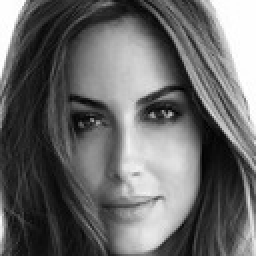
%> input picture dsp/lab4/foto.jpg, 128 x 128 px (shown 2 times larger)
$ octave task4.m   (GNU Octave 9; MATLAB toolbox functions it lacks are replaced by stand-ins)
%> lines starting %> are read from the running program, lines starting %| are printed output that depends on the picture; in (x1, y1, x2, y2) boxes, pixels count from 0 and x2, y2 are one past the last pixel; in counts of white or black regions, pixels touching at a corner belong together; the program's own positions count from 1
### dsp/lab4/imgradient.m
function g = imgradient(f, T, x_mask, y_mask)
    f = im2double(f);
    g = zeros(size(f));
    for i = 2:1:size(f,1)-1
        for j = 2:1:size(f,2)-1
            mask = f(i-1:i+1,j-1:j+1);
            gx = sum(sum(mask .* x_mask)).^2;
            gy = sum(sum(mask .* y_mask)).^2;
            t = sqrt(gx + gy);
            if (t > T)
                g(i,j) = 1;
            end
        end
    end
end

### dsp/lab4/task4.m
f = imread('foto.jpg');
%> f is the input picture: size 128x128x3 uint8; min 0, max 255, mean 104.4
f = f(:,:,2);
%> f: size 128x128 uint8

r = roberts(f, 0.1);
s = sobel(f, 0.51);
p = previtt(f, 0.3);

figure, imshow(f)
figure, imshow(r)
figure, imshow(s)
figure, imshow(p)

function g = roberts(f, T)
x_mask = [
        0 0 0
        0 -1 0
        0 0 1
        ];
y_mask = [
        0 0 0
        0 0 -1
        0 1 0
        ];
g = imgradient(f, T, x_mask, y_mask);
%> after the loop in imgradient, `for i = 2:1:size(f,1)-1`:
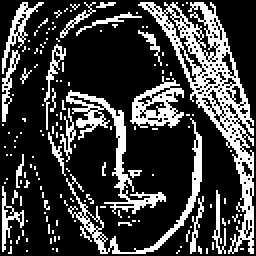
%> g: size 128x128 double (shown 2 times larger); values 0 (black) and 1 (white), 25.2% white in thin lines or dots
end

function g = sobel(f, T)
x_mask = [
        -1 -2 -1
        0 0 0
        1 2 1
        ];
y_mask = [
        -1 0 1
        -2 0 2
        -1 0 1
        ];
g = imgradient(f, T, x_mask, y_mask);
%> call 2 of imgradient, with T = 0.51, x_mask = [-1 -2 -1; 0 0 0; 1 2 1], y_mask = [-1 0 1; -2 0 2; -1 0 1]
%> after the loop in imgradient (call 2), `for i = 2:1:size(f,1)-1`:
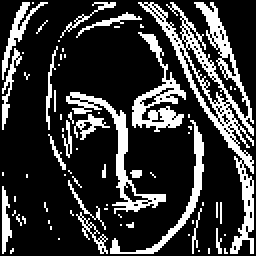
%> g: size 128x128 double (shown 2 times larger); values 0 (black) and 1 (white), 22.2% white in thin lines or dots
end

function g = previtt(f, T)
x_mask = [
        -1 -1 -1
        0 0 0
        1 1 1
        ];
y_mask = [
        -1 0 1
        -1 0 1
        -1 0 1
        ];
g = imgradient(f, T, x_mask, y_mask);
%> call 3 of imgradient, with T = 0.3, x_mask = [-1 -1 -1; 0 0 0; 1 1 1], y_mask = [-1 0 1; -1 0 1; -1 0 1]
%> after the loop in imgradient (call 3), `for i = 2:1:size(f,1)-1`:
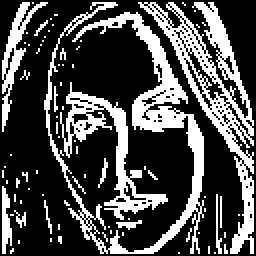
%> g: size 128x128 double (shown 2 times larger); values 0 (black) and 1 (white), 29.6% white; 80 white regions (70 under 20 px), largest, box (x1, y1, x2, y2) and area: (22, 1, 102, 127) 1700, (69, 1, 127, 127) 1529, (30, 41, 84, 110) 800
end
